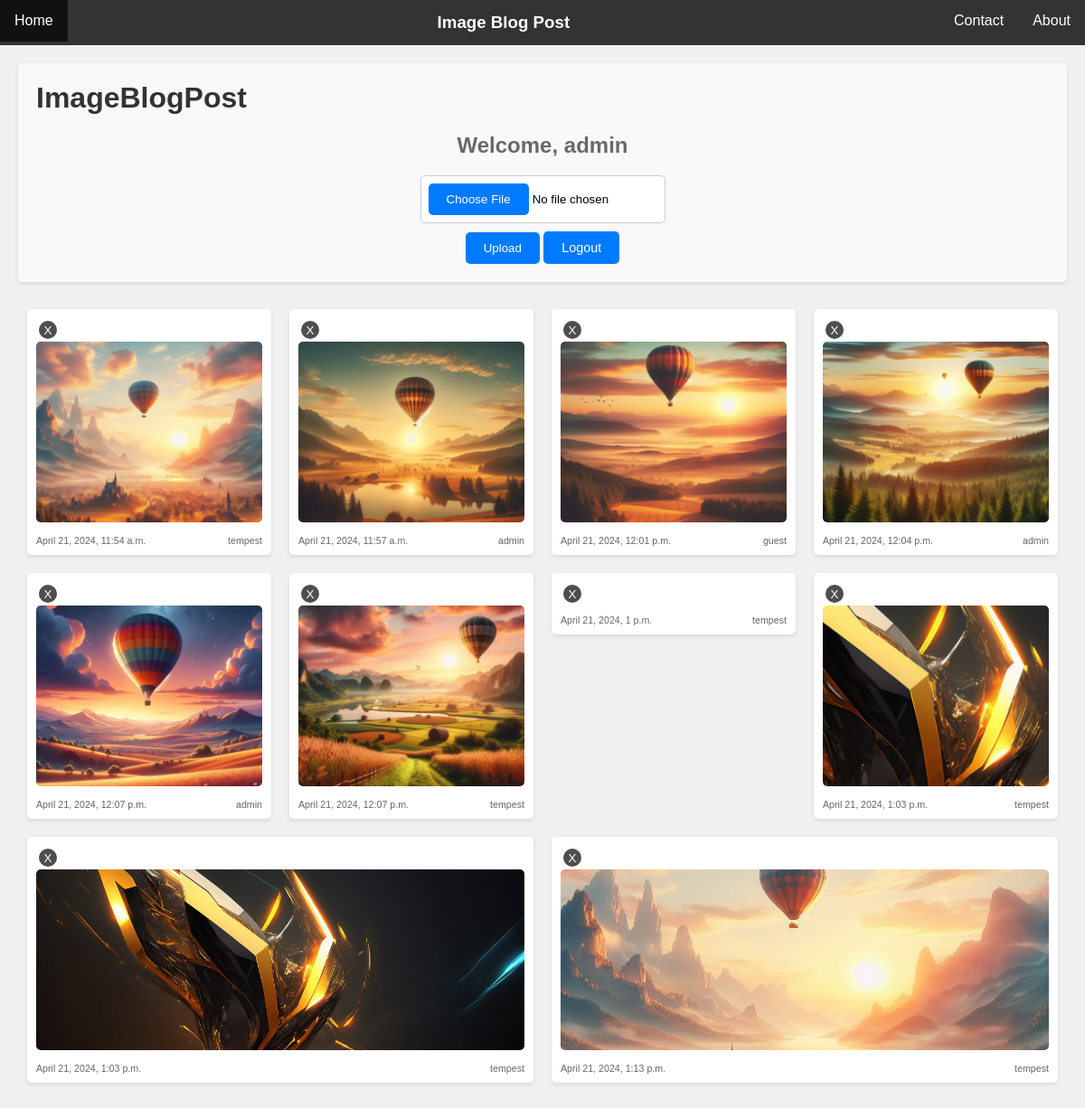
Page / (signed in) on the earlier database version.
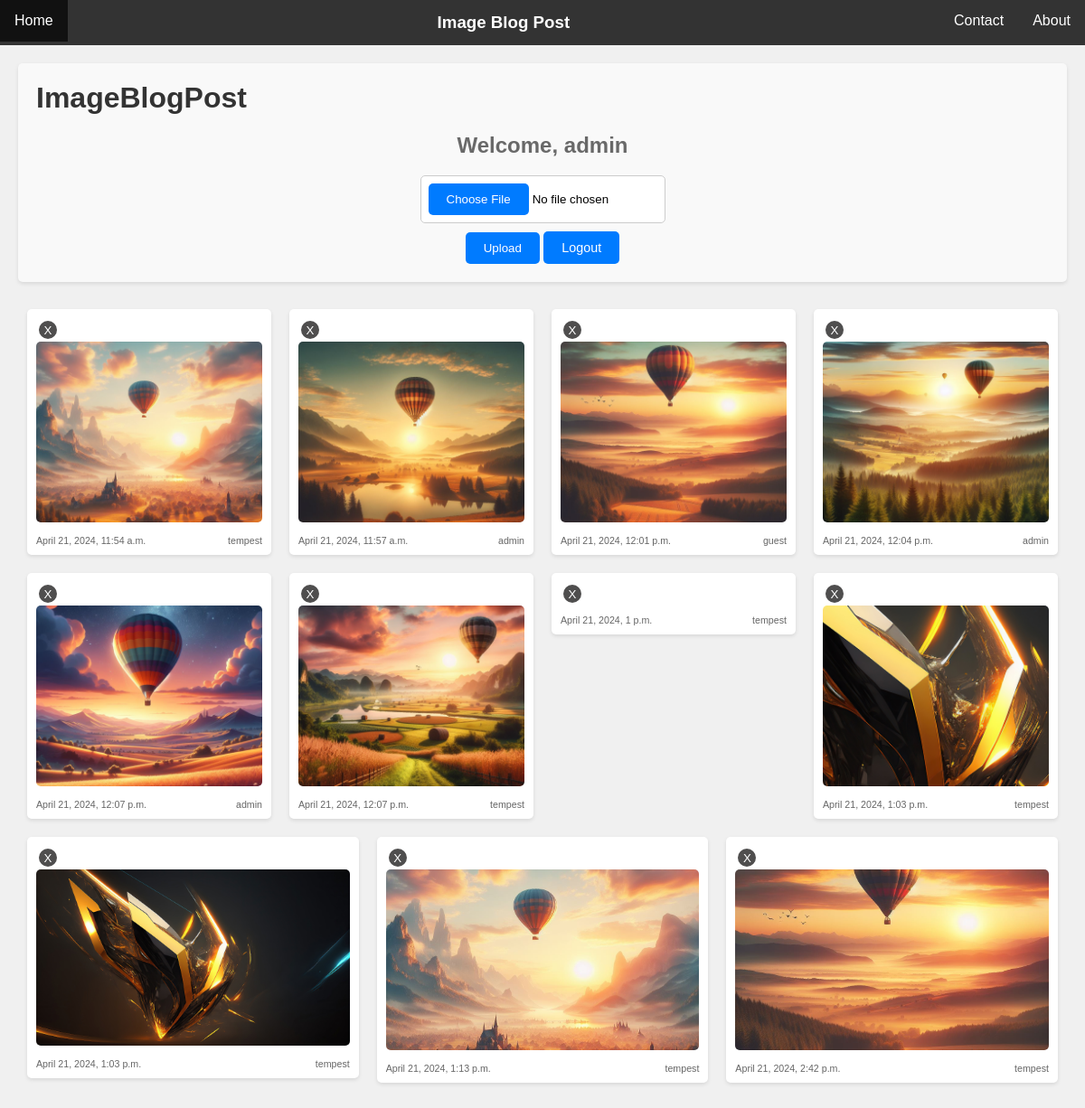
Same page on the later database version.
### myapp/models.py (models this page shows)
class Image(models.Model):
    username = models.CharField(max_length=30, default="guest")
    photo = models.ImageField(upload_to="media")
    date = models.DateTimeField(auto_now_add=True)

### myapp/views.py (the view)
# urls.py: 2. Add a URL to urlpatterns:  path('', views.home, name='home')
def home(request):
    if "logged_in" not in request.session:
        return redirect("register")
    username = request.session.get("logged_in")
    if request.method == "POST":
        form_data = request.POST.copy()
        form_data["username"] = username
        form = ImageForm(form_data, request.FILES)
        if form.is_valid():
            form.save()
    else:
        form = ImageForm()
    img = Image.objects.all()
    return render(
        request, "home.html", {"img": img, "form": form, "username": username}
    )

### myapp/forms.py
class ImageForm(forms.ModelForm):
    class Meta:
        model = Image
        fields = "__all__"
        labels = {"photo": ""}

### myapp/context_processors.py (called while the page is built)
def user_status(request):
    is_logged_in = request.session.get('logged_in', False)
    return {
        'is_logged_in': is_logged_in
    }

### myapp/templates/home.html (shortened to what this page needs)
<!DOCTYPE html>
<html lang="en">
<head>
</head>
<body>
    {% include 'navbar.html'%}
    <div class="container">
        <div class="form-section">
            <h1>ImageBlogPost</h1>
            <h2>Welcome, {{ username }}</h2>
            <form action="" method="POST" enctype="multipart/form-data">
                {{form.as_p}}
                <div class="home-btn">
                    <input type="submit" class="btn" value="Upload">
                    <a href="/register" class="btn">Logout</a>
                </div>
            </form>
        </div>
        <div class="row">
            {% for image in img %}
            <div class="col">
                <div class="card">
                    <button class="delete-button">X</button>
                    <a href="{{ image.photo.url }}" target="_blank">
                        <img src="{{ image.photo.url }}" alt="" height="200px">
                    </a>
                    <div class="image-info">
                        <small>{{ image.date }}</small>
                        <small>{{ image.username }}</small>
                    </div>
                </div>
            </div>
            {% endfor %}
        </div>
    </div>
</body>
</html>

Differences in the rows shown:
added Image: photo (picture), date "April 21, 2024, 2:42 p.m.", username "tempest"
